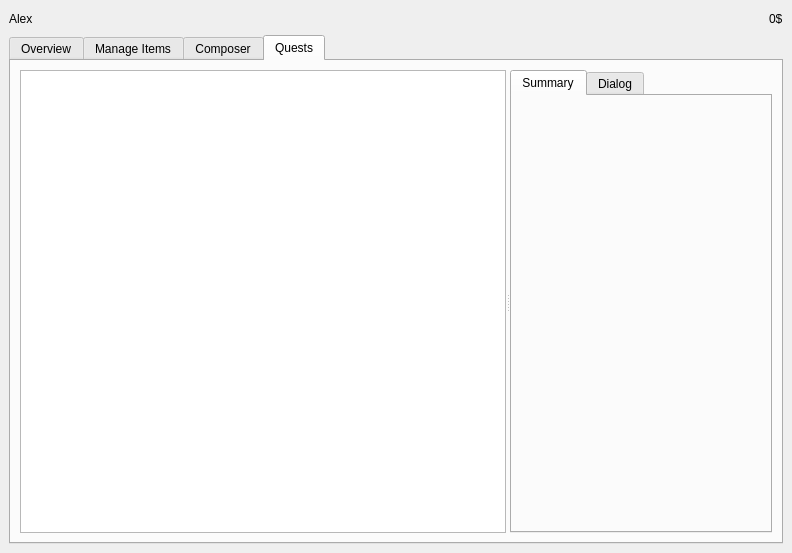
<?xml version="1.0" encoding="UTF-8"?>
<ui version="4.0">
 <class>MainWindow</class>
 <widget class="QMainWindow" name="MainWindow">
  <property name="geometry">
   <rect>
    <x>0</x>
    <y>0</y>
    <width>792</width>
    <height>553</height>
   </rect>
  </property>
  <property name="sizePolicy">
   <sizepolicy hsizetype="Preferred" vsizetype="Preferred">
    <horstretch>0</horstretch>
    <verstretch>0</verstretch>
   </sizepolicy>
  </property>
  <property name="windowTitle">
   <string>MainWindow</string>
  </property>
  <widget class="QWidget" name="centralwidget">
   <layout class="QVBoxLayout" name="verticalLayout">
    <item>
     <layout class="QHBoxLayout" name="horizontalLayout_18">
      <item>
       <widget class="QLabel" name="c_actor_name">
        <property name="text">
         <string>Alex</string>
        </property>
       </widget>
      </item>
      <item>
       <spacer name="horizontalSpacer">
        <property name="orientation">
         <enum>Qt::Horizontal</enum>
        </property>
        <property name="sizeHint" stdset="0">
         <size>
          <width>40</width>
          <height>20</height>
         </size>
        </property>
       </spacer>
      </item>
      <item>
       <widget class="QLabel" name="c_actor_money">
        <property name="text">
         <string>0$</string>
        </property>
       </widget>
      </item>
     </layout>
    </item>
    <item>
     <widget class="QTabWidget" name="tabWidget">
      <property name="currentIndex">
       <number>3</number>
      </property>
      <widget class="QWidget" name="tab_2">
       <attribute name="title">
        <string>Overview</string>
       </attribute>
      </widget>
      <widget class="QWidget" name="manage_items_tab">
       <attribute name="title">
        <string>Manage Items</string>
       </attribute>
       <layout class="QVBoxLayout" name="verticalLayout_3">
        <item>
         <layout class="QHBoxLayout" name="filter_bar">
          <item>
           <widget class="QLineEdit" name="filter_line_edit"/>
          </item>
          <item>
           <widget class="QPushButton" name="make_favorite_bt">
            <property name="text">
             <string>Make Favorite</string>
            </property>
           </widget>
          </item>
         </layout>
        </item>
        <item>
         <widget class="QSplitter" name="splitter">
          <property name="sizePolicy">
           <sizepolicy hsizetype="Expanding" vsizetype="Expanding">
            <horstretch>0</horstretch>
            <verstretch>0</verstretch>
           </sizepolicy>
          </property>
          <property name="orientation">
           <enum>Qt::Horizontal</enum>
          </property>
          <widget class="QListWidget" name="favorites"/>
          <widget class="QTableView" name="item_table"/>
          <widget class="QFrame" name="inspector">
           <property name="sizePolicy">
            <sizepolicy hsizetype="Minimum" vsizetype="Preferred">
             <horstretch>0</horstretch>
             <verstretch>0</verstretch>
            </sizepolicy>
           </property>
           <property name="minimumSize">
            <size>
             <width>100</width>
             <height>0</height>
            </size>
           </property>
           <property name="frameShape">
            <enum>QFrame::StyledPanel</enum>
           </property>
           <property name="frameShadow">
            <enum>QFrame::Sunken</enum>
           </property>
           <layout class="QVBoxLayout" name="verticalLayout_2"/>
          </widget>
         </widget>
        </item>
       </layout>
      </widget>
      <widget class="QWidget" name="composer_tab">
       <attribute name="title">
        <string>Composer</string>
       </attribute>
       <layout class="QVBoxLayout" name="verticalLayout_6">
        <item>
         <widget class="QSplitter" name="splitter_2">
          <property name="sizePolicy">
           <sizepolicy hsizetype="Expanding" vsizetype="Expanding">
            <horstretch>0</horstretch>
            <verstretch>0</verstretch>
           </sizepolicy>
          </property>
          <property name="orientation">
           <enum>Qt::Horizontal</enum>
          </property>
          <widget class="QWidget" name="verticalLayoutWidget">
           <layout class="QVBoxLayout" name="verticalLayout_4">
            <item>
             <widget class="QLineEdit" name="refila_input"/>
            </item>
            <item>
             <widget class="QTableView" name="tableView2"/>
            </item>
           </layout>
          </widget>
          <widget class="QWidget" name="verticalLayoutWidget_2">
           <layout class="QVBoxLayout" name="verticalLayout_5">
            <item>
             <widget class="QGraphicsView" name="composer_view"/>
            </item>
            <item>
             <layout class="QHBoxLayout" name="horizontalLayout">
              <item>
               <widget class="QPushButton" name="clear_bt">
                <property name="text">
                 <string>Clear</string>
                </property>
               </widget>
              </item>
              <item>
               <widget class="QPushButton" name="autofill_bt">
                <property name="text">
                 <string>Autofill</string>
                </property>
               </widget>
              </item>
              <item>
               <widget class="QPushButton" name="make_bt">
                <property name="text">
                 <string>Make</string>
                </property>
               </widget>
              </item>
             </layout>
            </item>
           </layout>
          </widget>
         </widget>
        </item>
       </layout>
      </widget>
      <widget class="QWidget" name="quest_tab">
       <attribute name="title">
        <string>Quests</string>
       </attribute>
       <layout class="QVBoxLayout" name="verticalLayout_7">
        <item>
         <widget class="QSplitter" name="splitter_3">
          <property name="orientation">
           <enum>Qt::Horizontal</enum>
          </property>
          <widget class="QListView" name="listView"/>
          <widget class="QTabWidget" name="tabWidget_2">
           <property name="currentIndex">
            <number>0</number>
           </property>
           <widget class="QWidget" name="tab_summary">
            <attribute name="title">
             <string>Summary</string>
            </attribute>
            <layout class="QVBoxLayout" name="verticalLayout_8"/>
           </widget>
           <widget class="QWidget" name="tab_dialog">
            <attribute name="title">
             <string>Dialog</string>
            </attribute>
           </widget>
          </widget>
         </widget>
        </item>
       </layout>
      </widget>
     </widget>
    </item>
   </layout>
  </widget>
 </widget>
 <resources/>
 <connections/>
</ui>
